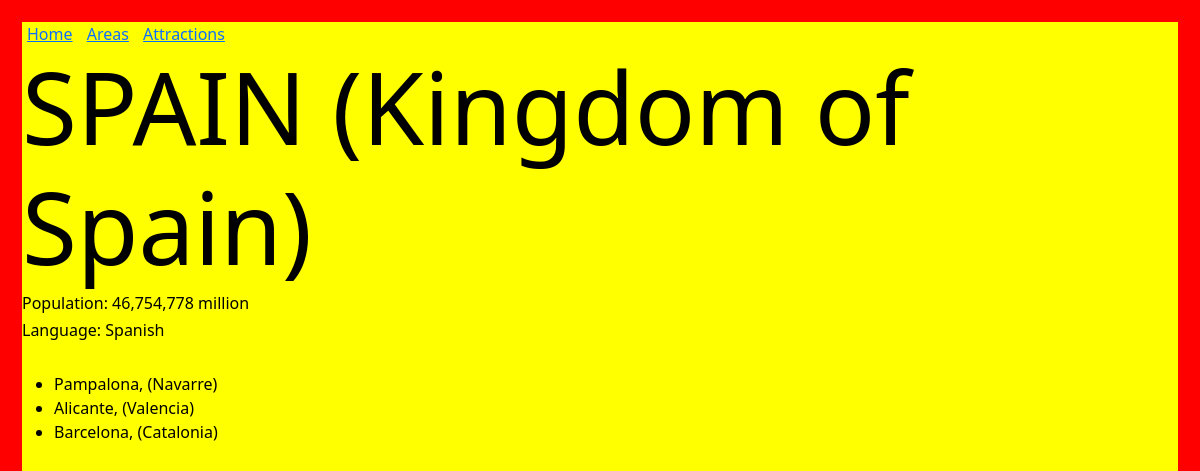
The app's page /areas with its own data.
### app1/models.py (models this page shows, shortened)
class Area(models.Model):
    id = models.AutoField(primary_key=True)
    name = models.CharField(max_length=100)
    county = models.CharField(max_length=100)
    description = models.TextField(blank=True)
    url = models.CharField(max_length=100, blank=True)
    def __str__(self):
        return self.name

### app1/views.py (the view)
# urls.py: path('areas', views.areas, name='areas'),
def areas(request):
    areas = Area.objects.all()
    return render(request, 'areas.html', {'areas':areas})

### app1/templates/areas.html
{% extends 'base.html' %}
{% block content %}
    <ul>
    {% for a in areas %}
        <li>{{a}}, ({{a.county}})</li>
    {% endfor %}
    </ul>
{% endblock %}

### app1/templates/base.html (style rules this page uses)
body { margin: 0; padding: 0; border: 22.5px solid red; background-color: yellow; color: black; height: 100vh; }

### records on screen
Area: name "Pampalona", county "Navarre"
Area: name "Alicante", county "Valencia"
Area: name "Barcelona", county "Catalonia"
